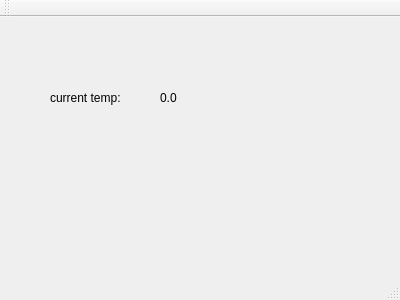
<?xml version="1.0" encoding="UTF-8"?>
<ui version="4.0">
 <class>MainWindow</class>
 <widget class="QMainWindow" name="MainWindow">
  <property name="geometry">
   <rect>
    <x>0</x>
    <y>0</y>
    <width>400</width>
    <height>300</height>
   </rect>
  </property>
  <property name="windowTitle">
   <string>MainWindow</string>
  </property>
  <widget class="QWidget" name="centralWidget">
   <widget class="QLabel" name="tempInfo">
    <property name="geometry">
     <rect>
      <x>50</x>
      <y>50</y>
      <width>111</width>
      <height>61</height>
     </rect>
    </property>
    <property name="text">
     <string>current temp:</string>
    </property>
   </widget>
   <widget class="QLabel" name="tempValue">
    <property name="geometry">
     <rect>
      <x>160</x>
      <y>60</y>
      <width>121</width>
      <height>41</height>
     </rect>
    </property>
    <property name="text">
     <string>0.0</string>
    </property>
   </widget>
  </widget>
  <widget class="QMenuBar" name="menuBar">
   <property name="geometry">
    <rect>
     <x>0</x>
     <y>0</y>
     <width>400</width>
     <height>25</height>
    </rect>
   </property>
  </widget>
  <widget class="QToolBar" name="mainToolBar">
   <attribute name="toolBarArea">
    <enum>TopToolBarArea</enum>
   </attribute>
   <attribute name="toolBarBreak">
    <bool>false</bool>
   </attribute>
  </widget>
  <widget class="QStatusBar" name="statusBar"/>
 </widget>
 <layoutdefault spacing="6" margin="11"/>
 <resources/>
 <connections/>
</ui>
